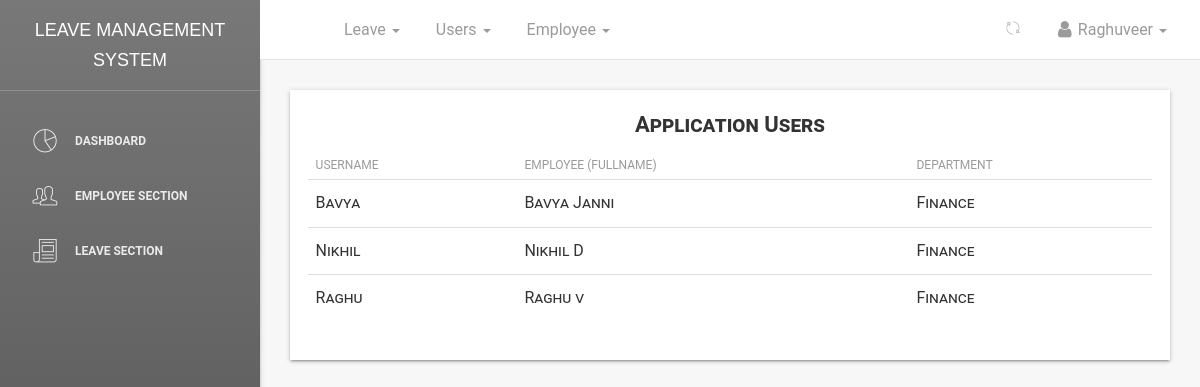
The page /accounts/users/all (signed in) on the database as committed earlier.
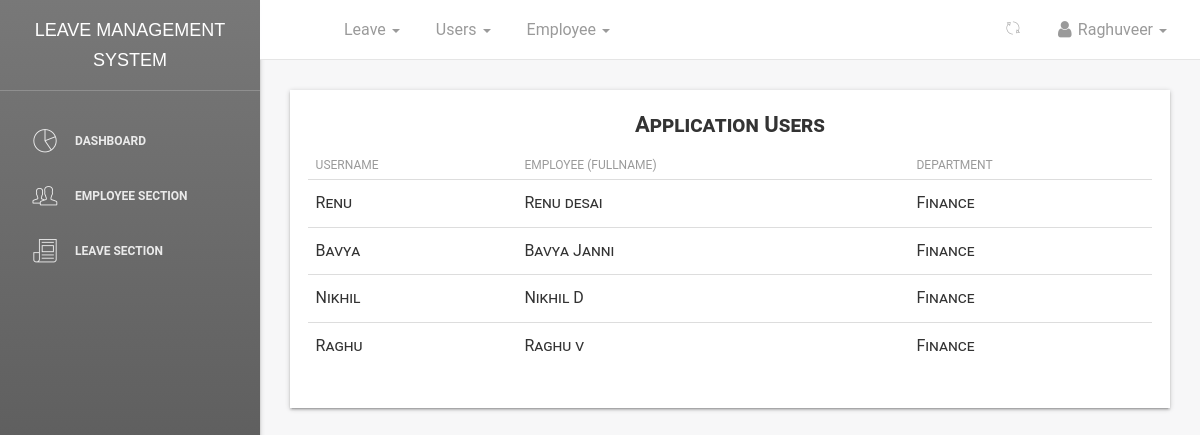
The same page on the database as committed later.
### employee/models.py (models this page shows, shortened)
class Employee(models.Model):
    MALE = 'male'
    FEMALE = 'female'
    OTHER = 'other'
    NOT_KNOWN = 'Not Known'
    GENDER = (
        (MALE, 'Male'),
        (FEMALE, 'Female'),
        (OTHER, 'Other'),
        (NOT_KNOWN, 'Not Known'),
    )
    MR = 'Mr'
    MRS = 'Mrs'
    MSS = 'Mss'
    DR = 'Dr'
    SIR = 'Sir'
    MADAM = 'Madam'
    TITLE = (
        (MR, 'Mr'),
        (MRS, 'Mrs'),
        (MSS, 'Mss'),
        (DR, 'Dr'),
        (SIR, 'Sir'),
        (MADAM, 'Madam'),
    )
    FULL_TIME = 'Full-Time'
    PART_TIME = 'Part-Time'
    CONTRACT = 'Contract'
    INTERN = 'Intern'
    EMPLOYEETYPE = (
        (FULL_TIME, 'Full-Time'),
        (PART_TIME, 'Part-Time'),
        (CONTRACT, 'Contract'),
        (INTERN, 'Intern'),
    )
    user = models.ForeignKey(User, on_delete=models.CASCADE, default=1)
    firstname = models.CharField(_('Firstname'), max_length=125, null=False, blank=False)
    lastname = models.CharField(_('Lastname'), max_length=125, null=False, blank=False)
    othername = models.CharField(_('Othername (optional)'), max_length=125, null=True, blank=True)
    department = models.ForeignKey(Department, verbose_name=_('Department'), on_delete=models.SET_NULL, null=True,
                                   default=None)
    role = models.ForeignKey(Role, verbose_name=_('Role'), on_delete=models.SET_NULL, null=True, default=None)
    startdate = models.DateField(_('Employment Date'), help_text='date of employment', blank=False, null=True)
    employeetype = models.CharField(_('Employee Type'), max_length=15, default=FULL_TIME, choices=EMPLOYEETYPE,
                                    blank=False, null=True)
    Unpaid = models.PositiveIntegerField(verbose_name=_('Unpaid Leave'), default=5,
                                         null=True,
                                         blank=True)
    Paid = models.PositiveIntegerField(verbose_name=_('Paid Leave'), default=15,
                                       null=True,
                                       blank=True)
    email = models.CharField(_('Email'), max_length=50, null=False, blank=False)
    created = models.DateTimeField(verbose_name=_('Created'), auto_now_add=True, null=True)
    updated = models.DateTimeField(verbose_name=_('Updated'), auto_now=True, null=True)
    objects = EmployeeManager()
    class Meta:
        verbose_name = _('Employee')
        verbose_name_plural = _('Employees')
        ordering = ['-created']
    @property
    def get_full_name(self):
        fullname = ''
        firstname = self.firstname
        lastname = self.lastname
        othername = self.othername
        if (firstname and lastname) or othername is None:
            fullname = firstname + ' ' + lastname
            return fullname
        elif othername:
            fullname = firstname + ' ' + lastname + ' ' + othername
            return fullname
        return

class Department(models.Model):
    name = models.CharField(max_length=125)
    description = models.CharField(max_length=125, null=True, blank=True)
    created = models.DateTimeField(verbose_name=_('Created'), auto_now_add=True)
    updated = models.DateTimeField(verbose_name=_('Updated'), auto_now=True)
    class Meta:
        verbose_name = _('Department')
        verbose_name_plural = _('Departments')
        ordering = ['name', 'created']
    def __str__(self):
        return self.name

### accounts/views.py (the view)
# urls.py: path('users/all', views.users_list, name='users'),
def users_list(request):
    if request.user.username == "Raghuveer":
        employees = Employee.objects.filter(department_id=3)
        pass
    if request.user.username == "Akhil":
        employees = Employee.objects.filter(department_id=4)
        pass
    if request.user.username == "Vasu":
        employees = Employee.objects.filter(department_id=2)
        pass
    return render(request, 'accounts/users_table.html', {'employees': employees, 'title': 'Employee List'})

### templates/accounts/users_table.html (shortened to what this page needs)
{% extends '_layout.html' %}
{% block navheader %}
{% include 'includes/navheader_employee_app.html' %}
{% endblock %}
{% block content %}
<section class="content">
    <section class="container-fluid">
        <div class="table-shadow">
            <div class="text-center table-description">
                <h4 class="title-h3">Application Users</h4>
            </div>
            <table class="table">
                <thead>
                <tr>
                    <th scope="col">Username</th>
                    <th scope="col">Employee (fullname)</th>
                    <th scope="col">Department</th>
                </tr>
                </thead>
                <tbody>
                {% for emp in employees %}
                <tr>
                    <td>{{emp.user.username}}</td>
                    <td>{{ emp.get_full_name }}</td>
                    <td>{{ emp.department }}</td>
                </tr>
                {% endfor %}
                </tbody>
            </table>
        </div>
    </section>
</section>
{% endblock %}

Rows that differ between the two databases and show on the page:
added Employee: user.username "Renu", get_full_name "Renu desai", department "Finance"
